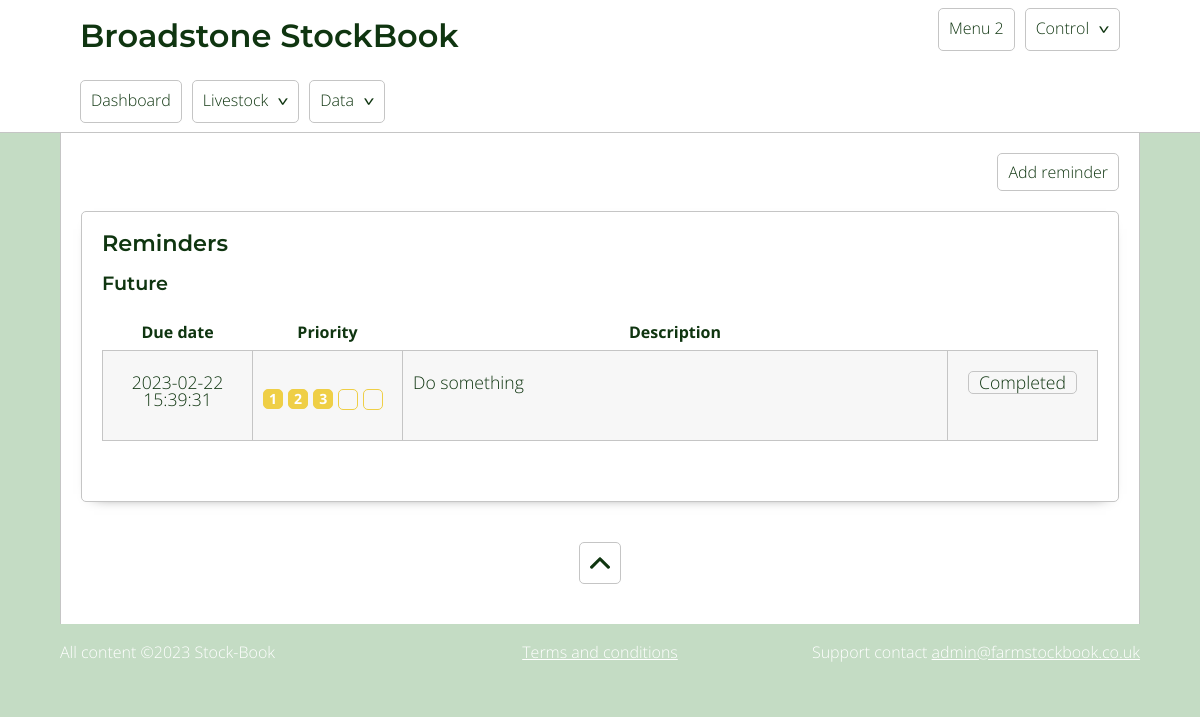
Page /reminders.php on the committed database.
### tables this page shows
CREATE TABLE `reminders` (
  `id` int(11) NOT NULL,
  `created_date` timestamp NOT NULL DEFAULT current_timestamp(),
  `reminder_date` timestamp NOT NULL DEFAULT current_timestamp(),
  `priority` int(11) NOT NULL,
  `description` text NOT NULL,
  `emails` text NOT NULL,
  `remindMe_before` varchar(400) NOT NULL,
  `remindMe_after` varchar(400) NOT NULL,
  `completed` tinyint(1) NOT NULL DEFAULT 0
);

### includes/classes/Db.class.php (called while the page is built, shortened)
<?php
    class Db{
            private $db_servername = "localhost";
            private $db_username = "flockbook";
            private $db_password = "flockbook";
            private $db_dbName = "fb_redesign";
            protected function connect(){
                $pdo = new PDO("mysql:host=$this->db_servername;dbname=$this->db_dbName", $this->db_username, $this->db_password);
                $pdo -> setAttribute(PDO::ATTR_ERRMODE, PDO::ERRMODE_EXCEPTION);
                return self::$conn = $pdo;
            }
    }
?>

### includes/classes/reminders.class.php (the view, shortened to what this page needs)
<?php
    class Reminders extends Db{
            public function remindersCard($site_data, $context){
                    switch( $context ){
                        case 'future':
                            $query = "SELECT * FROM reminders
                                      WHERE reminder_date > CURRENT_DATE() AND completed != 1
                                      ORDER by reminder_date ASC";
                        break;
                    }
                    $sql = self::$conn -> prepare($query);
                    $sql -> execute();
                    echo "  <table class='reminder_table' data-classname='reminders'>
                                <tr>
                                    <th>Due date</th>
                                    <th>Priority</th>
                                    <th>Description</th>
                                    <th></th>
                                </tr>";
                                while( $row = $sql -> fetch() ){
                                    $priority = $this -> createPriority($row['priority'], 'p');
                                    $description = nl2br($row['description']);
                                    if($context != 'completed'){
                                        $editCell = "<td class='cen' width='150px'><a class='js-complete tableLink' data-id='$row[id]' data-state='not-complete'>Completed</a></td>";
                                    }else{
                                        $editCell = "<td class='cen' width='150px'>
                                                        <a class='js-complete tableLink' data-id='$row[id]' data-state='complete'>Not completed</a>
                                                        <a class='js-complete tableLink delete' data-id='$row[id]' data-state='delete'>Delete</a>
                                                     </td>";
                                    }
                                    echo " <tr data-id = '$row[id]' class='js-view' data-linktype='reminder'>
                                                <td class='cen'>$row[reminder_date]</td>
                                                <td width='100px' class='left'>$priority</td>
                                                <td class='left'>$description</td>
                                                $editCell
                                            </tr>";
                                }
                    echo "  </table>";
            }
            private function createPriority($priority, $return){
                switch(true){
                    case $priority == 3:
                        $colour = 'amber';
                    break;
                }
                if($return == 'span'){
                    $data = "<span class='priority $colour'>";
                }else{
                    $data = "<p class='priority $colour'>";
                }
                for( $i=0; $i<5; $i++ ){
                    $display = $i + 1;
                    if( $priority > $i ){
                        $data .= "<span>$display</span>";
                    }else{
                        $data .= "<span class='blank'></span>";
                    }
                }
                if($return == 'span'){
                    $data .= "</span>";
                }else{
                    $data .= "</p>";
                }
                return $data;
            }
    }
?>

### includes/style/style.css (style rules this page uses)
a,abbr,acronym,address,applet,article,aside,audio,b,big,blockquote,body,canvas,caption,center,cite,code,dd,del,details,dfn,div,dl,dt,em,embed,fieldset,figcaption,figure,footer,form,h1,h2,h3,h4,h5,h6,header,hgroup,html,i,iframe,img,ins,kbd,label,legend,li,mark,menu,nav,object,ol,output,p,pre,q,ruby,s,samp,section,small,span,strike,strong,sub,summary,sup,table,tbody,td,tfoot,th,thead,time,tr,tt,u,ul,var,video { margin:0;padding:0;border:0;font-size:100%;font:inherit;vertical-align:baseline }
body { line-height:1 }
table { border-spacing:0 }
body { font-family:Open Sans,sans-serif;font-weight:300;font-size:16px;background-color:#c4dcc4;color:#0f3510;overflow-y:scroll }
p { margin:0 0 20px }
* { box-sizing:border-box }
a.tableLink { display:inline-block;text-decoration:none;color:#0f3510;padding:2px 10px;margin-top:10px;border:1px solid #c5c5c5;border-radius:5px }
table { width:100%;border-collapse:collapse }
table td,table th { padding:10px;border:1px solid #c5c5c5 }
table th { font-weight:700;border:0 }
table td { text-align:right;font-size:1.1em }
table td.left { text-align:left }
table td.cen { text-align:center }
table tr { transition:background-color .5s ease-in-out }
table tr:nth-child(2n) { background-color:#f7f7f7 }
.reminder_table { margin-bottom:40px }
.reminder_table tr td:first-child,.reminder_table tr td:nth-child(2) { width:150px }
.mobile_table tr td span { display:inline-block;vertical-align:top;font-weight:700;width:120px;padding-right:20px;text-align:right }
.priority.amber span { background-color:#efcf46;border:1px solid #efcf46 }
.priority span { display:inline-block;border-radius:5px;margin-right:5px;vertical-align:top;color:#fff;padding:2px 5px;font-size:.8em;font-weight:700 }
.priority span.blank { background:none;width:20px;height:21px }
.mobile_reminders tr td .priority { display:inline }
.mobile_reminders tr td .priority span { width:auto;padding:2px 5px }
.mobile_reminders tr td .priority span.blank { background:none;width:20px;height:21px }

### rows in the picture
reminders: reminder_date "2023-02-22 15:39:31", display "1", display "2", display "3", priority 3 (drawn), description "Do something"

### other values in the picture
$site_data[site_name] "Broadstone"
$date "2023"
